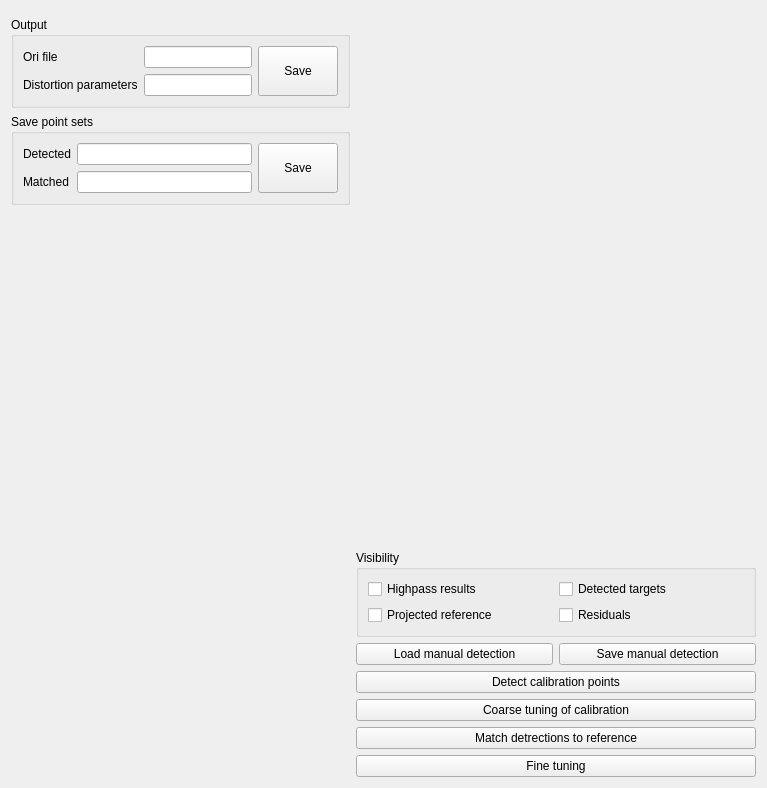
<?xml version="1.0" encoding="UTF-8"?>
<ui version="4.0">
 <class>CameraCalibration</class>
 <widget class="QWidget" name="CameraCalibration">
  <property name="geometry">
   <rect>
    <x>0</x>
    <y>0</y>
    <width>767</width>
    <height>788</height>
   </rect>
  </property>
  <property name="sizePolicy">
   <sizepolicy hsizetype="Preferred" vsizetype="Preferred">
    <horstretch>0</horstretch>
    <verstretch>0</verstretch>
   </sizepolicy>
  </property>
  <property name="windowTitle">
   <string>Form</string>
  </property>
  <layout class="QHBoxLayout" name="horizontalLayout_2">
   <item>
    <layout class="QVBoxLayout" name="verticalLayout_2">
     <item>
      <widget class="CalibParameters" name="calpars" native="true">
       <property name="sizePolicy">
        <sizepolicy hsizetype="Minimum" vsizetype="Preferred">
         <horstretch>0</horstretch>
         <verstretch>0</verstretch>
        </sizepolicy>
       </property>
      </widget>
     </item>
     <item>
      <widget class="QGroupBox" name="groupBox_2">
       <property name="sizePolicy">
        <sizepolicy hsizetype="Minimum" vsizetype="Preferred">
         <horstretch>0</horstretch>
         <verstretch>0</verstretch>
        </sizepolicy>
       </property>
       <property name="title">
        <string>Output</string>
       </property>
       <layout class="QGridLayout" name="gridLayout_2">
        <item row="0" column="2" rowspan="2">
         <widget class="QPushButton" name="btn_save_cal">
          <property name="sizePolicy">
           <sizepolicy hsizetype="Minimum" vsizetype="Expanding">
            <horstretch>0</horstretch>
            <verstretch>0</verstretch>
           </sizepolicy>
          </property>
          <property name="text">
           <string>Save</string>
          </property>
         </widget>
        </item>
        <item row="0" column="0">
         <widget class="QLabel" name="label">
          <property name="text">
           <string>Ori file</string>
          </property>
         </widget>
        </item>
        <item row="1" column="1">
         <widget class="QLineEdit" name="txt_addpar"/>
        </item>
        <item row="0" column="1">
         <widget class="QLineEdit" name="txt_ori"/>
        </item>
        <item row="1" column="0">
         <widget class="QLabel" name="label_2">
          <property name="text">
           <string>Distortion parameters</string>
          </property>
         </widget>
        </item>
       </layout>
      </widget>
     </item>
     <item>
      <widget class="QGroupBox" name="groupBox_3">
       <property name="title">
        <string>Save point sets</string>
       </property>
       <layout class="QGridLayout" name="gridLayout_3">
        <item row="1" column="0">
         <widget class="QLabel" name="label_3">
          <property name="text">
           <string>Detected</string>
          </property>
         </widget>
        </item>
        <item row="1" column="1">
         <widget class="QLineEdit" name="txt_detected"/>
        </item>
        <item row="2" column="1">
         <widget class="QLineEdit" name="txt_matched"/>
        </item>
        <item row="2" column="0">
         <widget class="QLabel" name="label_4">
          <property name="text">
           <string>Matched</string>
          </property>
         </widget>
        </item>
        <item row="1" column="2" rowspan="2">
         <widget class="QPushButton" name="btn_dump_multi">
          <property name="sizePolicy">
           <sizepolicy hsizetype="Minimum" vsizetype="Expanding">
            <horstretch>0</horstretch>
            <verstretch>0</verstretch>
           </sizepolicy>
          </property>
          <property name="text">
           <string>Save</string>
          </property>
         </widget>
        </item>
       </layout>
      </widget>
     </item>
     <item>
      <spacer name="verticalSpacer">
       <property name="orientation">
        <enum>Qt::Vertical</enum>
       </property>
       <property name="sizeHint" stdset="0">
        <size>
         <width>20</width>
         <height>40</height>
        </size>
       </property>
      </spacer>
     </item>
    </layout>
   </item>
   <item>
    <layout class="QVBoxLayout" name="verticalLayout">
     <item>
      <widget class="CameraPanel" name="cam" native="true">
       <property name="sizePolicy">
        <sizepolicy hsizetype="Expanding" vsizetype="Expanding">
         <horstretch>0</horstretch>
         <verstretch>0</verstretch>
        </sizepolicy>
       </property>
       <property name="minimumSize">
        <size>
         <width>400</width>
         <height>0</height>
        </size>
       </property>
      </widget>
     </item>
     <item>
      <widget class="QGroupBox" name="groupBox">
       <property name="title">
        <string>Visibility</string>
       </property>
       <layout class="QGridLayout" name="gridLayout">
        <property name="sizeConstraint">
         <enum>QLayout::SetDefaultConstraint</enum>
        </property>
        <item row="0" column="0">
         <widget class="QCheckBox" name="show_hp">
          <property name="text">
           <string>Highpass results</string>
          </property>
         </widget>
        </item>
        <item row="0" column="1">
         <widget class="QCheckBox" name="show_detect">
          <property name="text">
           <string>Detected targets</string>
          </property>
         </widget>
        </item>
        <item row="1" column="0">
         <widget class="QCheckBox" name="show_project">
          <property name="text">
           <string>Projected reference</string>
          </property>
         </widget>
        </item>
        <item row="1" column="1">
         <widget class="QCheckBox" name="show_resids">
          <property name="text">
           <string>Residuals</string>
          </property>
         </widget>
        </item>
       </layout>
      </widget>
     </item>
     <item>
      <layout class="QHBoxLayout" name="horizontalLayout">
       <property name="spacing">
        <number>6</number>
       </property>
       <property name="sizeConstraint">
        <enum>QLayout::SetDefaultConstraint</enum>
       </property>
       <item>
        <widget class="QPushButton" name="btn_load_man">
         <property name="text">
          <string>Load manual detection</string>
         </property>
        </widget>
       </item>
       <item>
        <widget class="QPushButton" name="btn_save_man">
         <property name="text">
          <string>Save manual detection</string>
         </property>
        </widget>
       </item>
      </layout>
     </item>
     <item>
      <widget class="QPushButton" name="btn_detect">
       <property name="text">
        <string>Detect calibration points</string>
       </property>
      </widget>
     </item>
     <item>
      <widget class="QPushButton" name="btn_raw">
       <property name="text">
        <string>Coarse tuning of calibration</string>
       </property>
      </widget>
     </item>
     <item>
      <widget class="QPushButton" name="btn_number">
       <property name="text">
        <string>Match detrections to reference</string>
       </property>
      </widget>
     </item>
     <item>
      <widget class="QPushButton" name="btn_full_calib">
       <property name="text">
        <string>Fine tuning</string>
       </property>
      </widget>
     </item>
    </layout>
   </item>
  </layout>
 </widget>
 <customwidgets>
  <customwidget>
   <class>CameraPanel</class>
   <extends>QWidget</extends>
   <header location="global">cam_panel</header>
   <container>1</container>
  </customwidget>
  <customwidget>
   <class>CalibParameters</class>
   <extends>QWidget</extends>
   <header location="global">calib_pars</header>
   <container>1</container>
  </customwidget>
 </customwidgets>
 <resources/>
 <connections/>
</ui>
